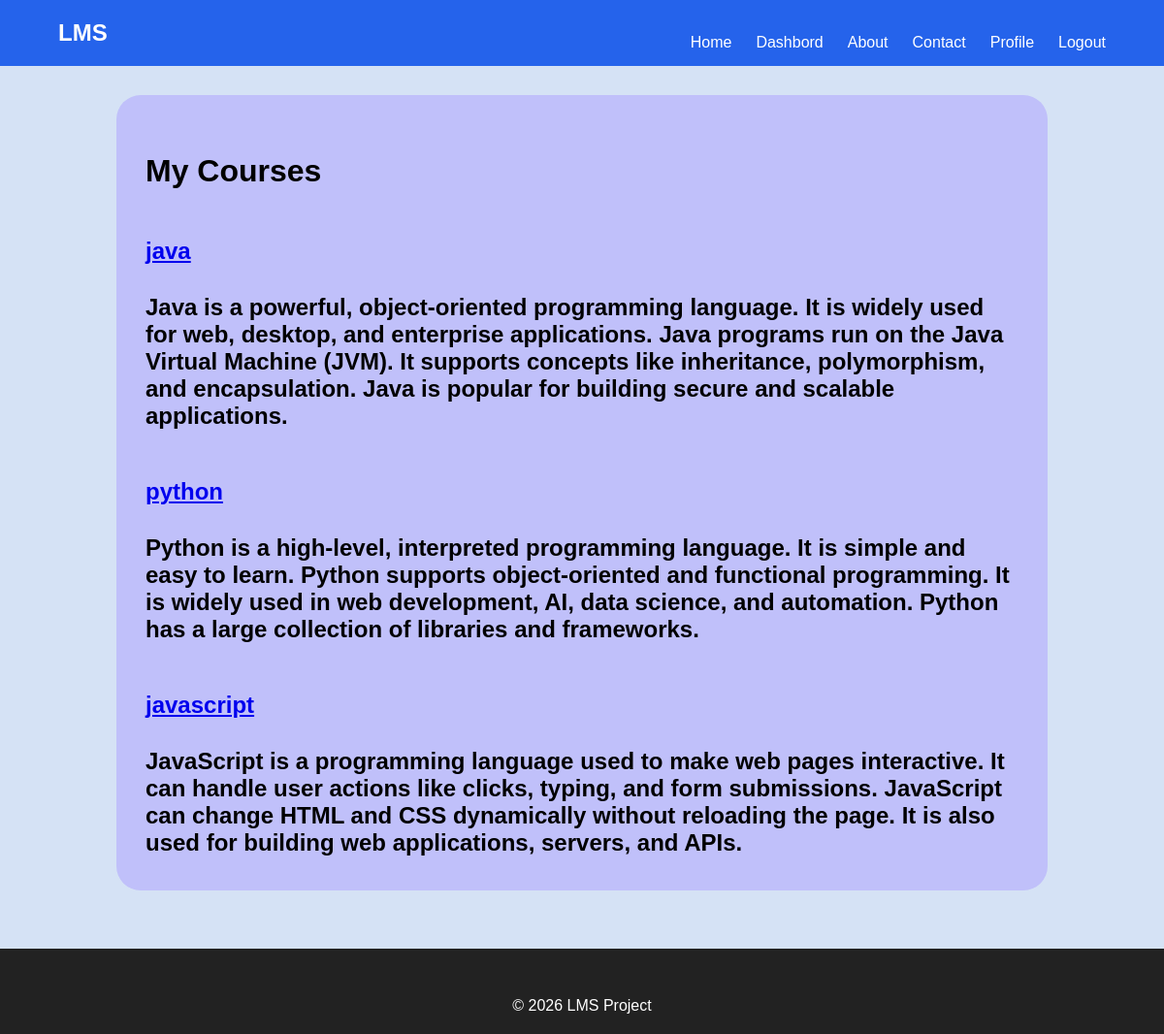
The page /accounts/instructor/courses (signed in) on the database its author committed.
### courses/models.py (models this page shows, shortened)
class Course(models.Model):
    title=models.CharField(max_length=200)
    description = models.TextField()
    instructor =models.ForeignKey(
        User,
        on_delete = models.CASCADE,
        related_name='course'
    )
    created_at = models.DateTimeField(auto_now_add = True)

### accounts/views.py (the view)
def instructor_courses(request):
    courses=Course.objects.filter(instructor =request.user)
    return render(
        request,
        "instructor/courses.html",
        {"courses":courses}
    )

### templates/instructor/courses.html
{% extends "base.html" %}
{% load static %}
{% block extra_css %}
<link rel="stylesheet" href="{% static 'css/subtitle.css' %}">
{% endblock %}
{% block content %}
<div class="course-container">
<h1>My Courses</h1>
{% for course in courses %}
<div class="course-card">
    <h2>
        <a href="{% url 'courses:course_detail' course.id %}">
        {{ course.title}}
    </a>
    <p>{{course.description}}</p>
</div>
{% empty %}
<p>You have not created any courses yet</p>
</div>
{% endfor %}
{% endblock %}

### static/css/style.css (style rules this page uses)
* { margin:0; padding:0; box-sizing:border-box; font-family: 'Lucida Sans', 'Lucida Sans Regular', 'Lucida Grande', 'Lucida Sans Unicode', Geneva, Verdana, sans-serif; }
body { font-family:Arial; background:#d5e2f5; }

### static/css/subtitle.css (style rules this page uses)
* { font-family: 'Lucida Sans', 'Lucida Sans Regular', 'Lucida Grande', 'Lucida Sans Unicode', Geneva, Verdana, sans-serif; }
.course-container { margin:30px auto; box-sizing: border-box; width:80%; background-color: rgb(192, 192, 250); padding:30px; border-radius: 25px; }
h1,p,h2 { margin-top:30px; }
a { display:inline-block; margin-top:20px; }
h2 { margin-bottom:5px; }

### rows shown on the page
Course: title "java", description "Java is a powerful, object-oriented programming language. It is widely used for web, desktop, and enterprise applications. Java programs run on the Java Virtual Machine (JVM). It supports concepts like inheritance, polymorphism, and encapsulation. Java is popular for building secure and scalable applications."
Course: title "python", description "Python is a high-level, interpreted programming language. It is simple and easy to learn. Python supports object-oriented and functional programming. It is widely used in web development, AI, data science, and automation. Python has a large collection of libraries and frameworks."
Course: title "javascript", description "JavaScript is a programming language used to make web pages interactive. It can handle user actions like clicks, typing, and form submissions. JavaScript can change HTML and CSS dynamically without reloading the page. It is also used for building web applications, servers, and APIs."
